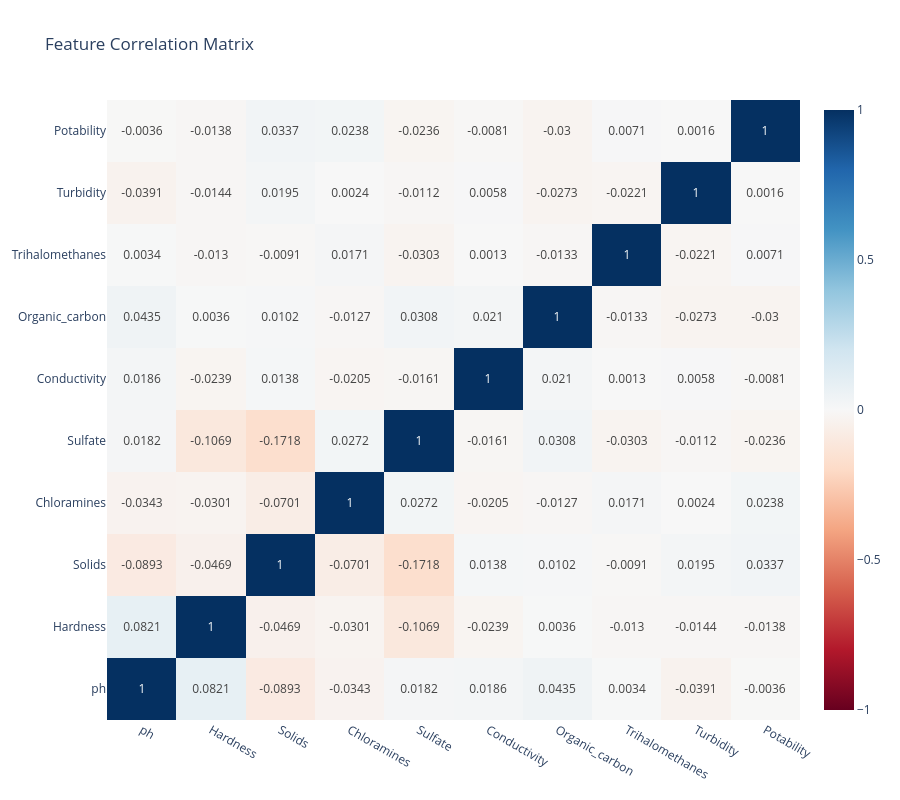

Write notebook code for a chart like this one.
### Code cell
corr_matrix = df.corr()

fig_corr = go.Figure(data=go.Heatmap(
    z=corr_matrix.values, x=corr_matrix.columns, y=corr_matrix.index,
    colorscale='RdBu', zmin=-1, zmax=1,
    text=corr_matrix.round(4).values, texttemplate="%{text}"))
fig_corr.update_layout(
    title='Feature Correlation Matrix', 
    width=900, height=800)
fig_corr.show()

print("--- CORRELATIONS WITH POTABILITY ---")
print(corr_matrix['Potability'].sort_values(ascending=False))
